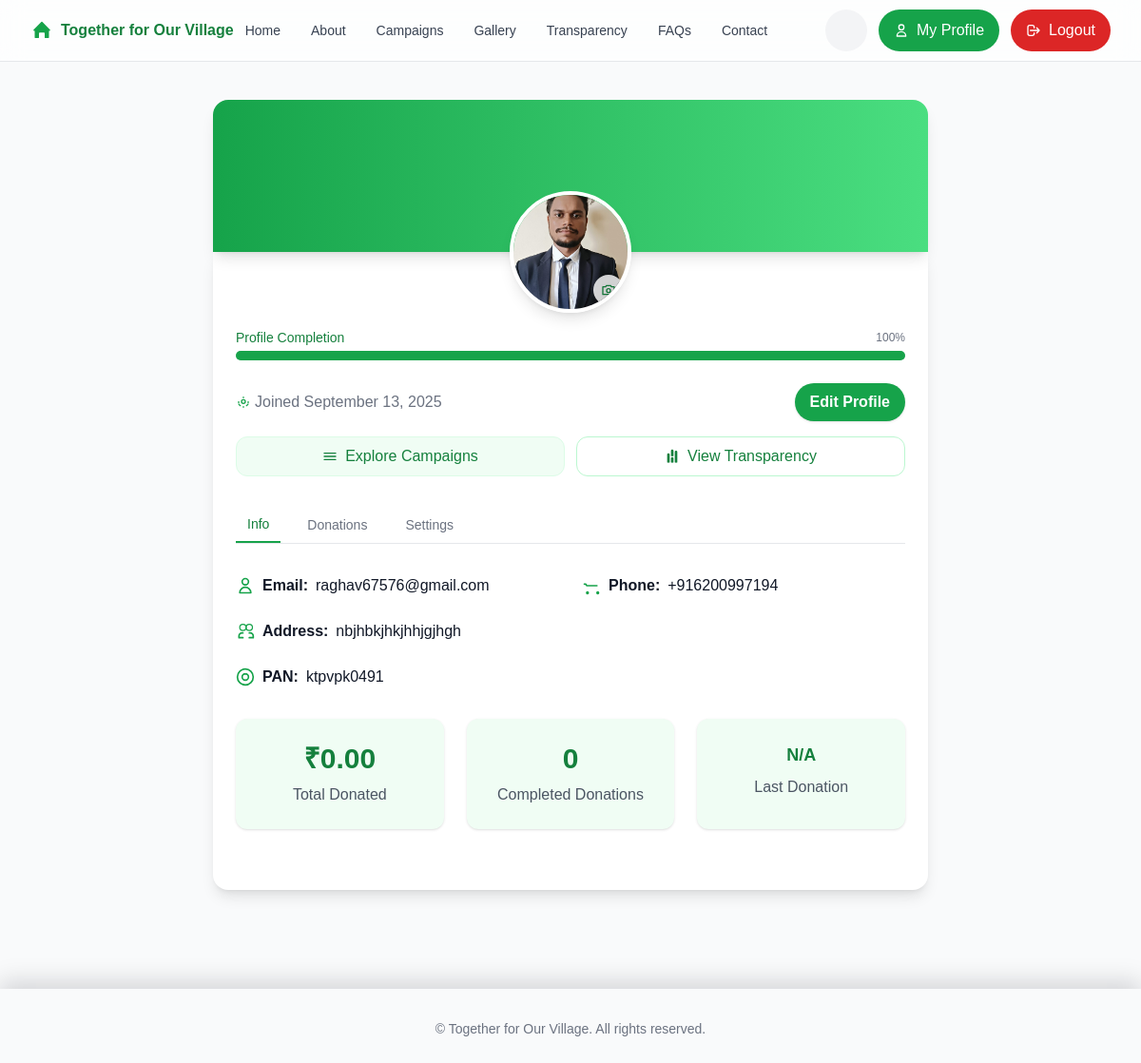
/donor-profile/ (signed in), run on an earlier commit of the app's database.
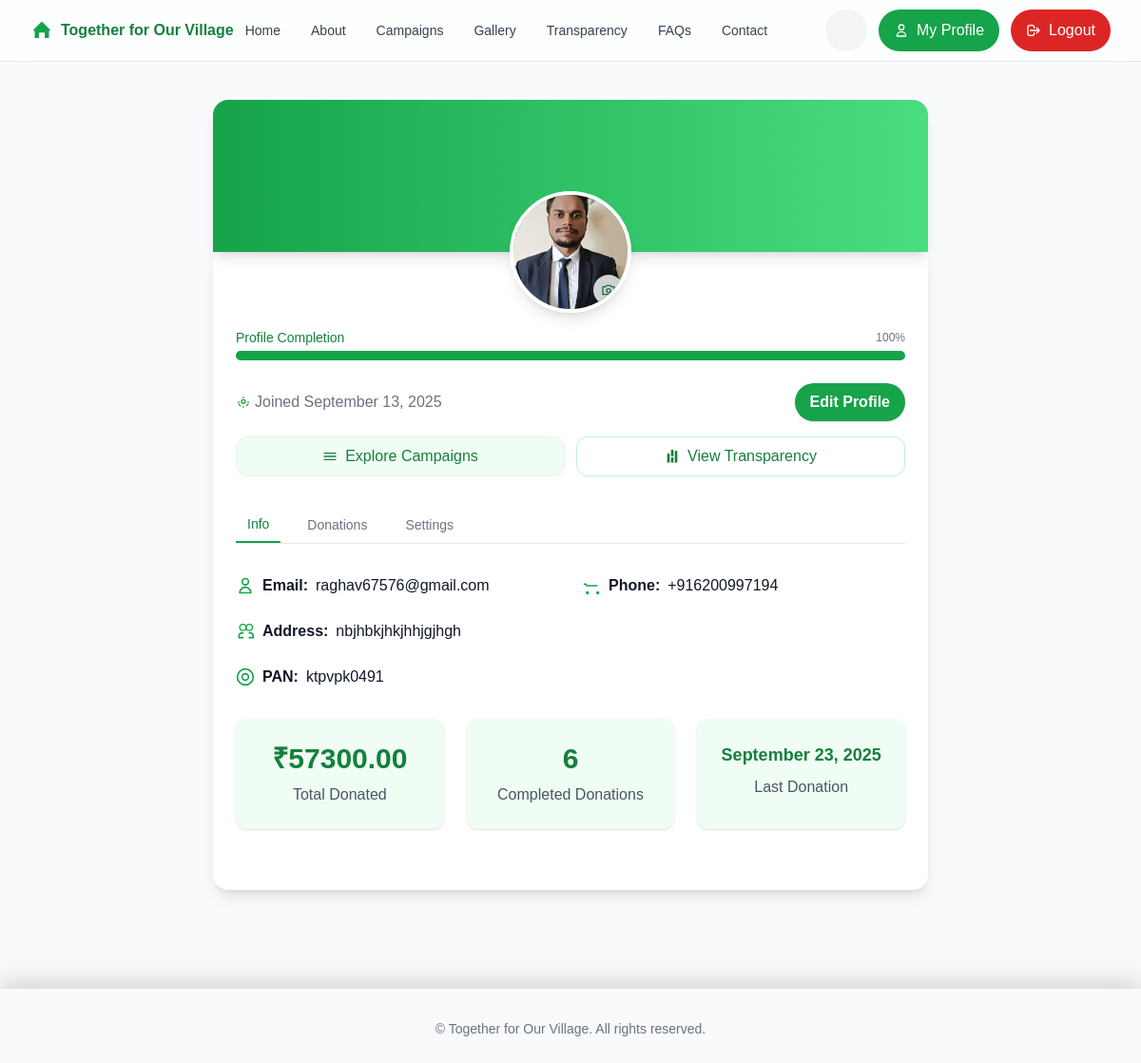
And on a later commit of the database.
### features/models.py (models this page shows, shortened)
class DonorProfile(models.Model):
    user = models.OneToOneField(settings.AUTH_USER_MODEL, on_delete=models.CASCADE)
    phone_number = models.CharField(max_length=15)
    address = models.TextField()
    pan_number = models.CharField(max_length=10, blank=True, null=True)
    total_donations = models.DecimalField(max_digits=10, decimal_places=2, default=0)
    last_donation_date = models.DateTimeField(null=True, blank=True)
    photo = models.ImageField(upload_to="profile_photos/", null=True, blank=True)

### accounts/models.py (models this page shows, shortened)
class CustomUser(AbstractUser):
    username = None
    email = models.EmailField(unique=True)
    full_name = models.CharField(max_length=255)
    is_active = models.BooleanField(default=False)
    failed_login_attempts = models.IntegerField(default=0)
    last_failed_login = models.DateTimeField(null=True, blank=True)
    USERNAME_FIELD = "email"
    REQUIRED_FIELDS = ["full_name"]
    objects = CustomUserManager()

### features/views.py (the view)
# urls.py: path("donor-profile/", views.donor_profile, name="donor_profile"),
@login_required
def donor_profile(request):
    profile, created = DonorProfile.objects.get_or_create(user=request.user)
    donations = Donation.objects.filter(donor=request.user).order_by("-donation_date")
    donations_completed_count = Donation.objects.filter(
        donor=request.user, status="COMPLETED"
    ).count()
    filled = 0
    total = 3  # phone_number, address, photo
    if getattr(profile, "phone_number", None):
        filled += 1
    if getattr(profile, "address", None):
        filled += 1
    if getattr(profile, "photo", None):
        filled += 1
    profile_completion = round((filled / total) * 100) if total else 0
    if request.method == "POST":
        form = DonorProfileForm(request.POST, request.FILES, instance=profile)
        if form.is_valid():
            form.save()
            messages.success(request, "Profile updated successfully!")
            return redirect("features:donor_profile")
    else:
        form = DonorProfileForm(instance=profile)
    context = {
        "form": form,
        "profile": profile,
        "donations": donations,
        "donations_completed_count": donations_completed_count,
        "profile_completion": profile_completion,
    }
    return render(request, "features/donor_profile.html", context)

### features/templates/features/donor_profile.html (shortened to what the changed rows need)
{% extends 'features/base.html' %}
{% block content %}
<div class="max-w-3xl mx-auto py-10 px-2">
    <div
        class="relative h-40 rounded-t-2xl bg-gradient-to-r from-green-600 to-green-400 dark:from-green-700 dark:to-green-500 shadow-lg flex items-end">
        <div class="absolute left-1/2 transform -translate-x-1/2 translate-y-1/2 z-10">
            <div class="w-32 h-32 rounded-full overflow-hidden shadow-lg border-4 border-white dark:border-gray-900 relative group">
                {% if profile.photo %}
                <img src="{{ profile.photo.url }}" alt="Profile Photo" class="w-full h-full object-cover">
                {% else %}
                <img src="https://ui-avatars.com/api/?name={{ profile.full_name|urlencode }}&background=166534&color=fff&size=128"
                    alt="Profile Picture" class="w-full h-full object-cover">
                {% endif %}
                <button type="button" onclick="openEditModal()" aria-label="Change profile photo"
                    class="absolute bottom-1 right-1 p-2 rounded-full bg-white/90 dark:bg-gray-900/80 text-green-700 dark:text-green-300 shadow opacity-90 group-hover:opacity-100 transition">
                    <svg class="w-4 h-4" fill="none" stroke="currentColor" stroke-width="2" viewBox="0 0 24 24">
                        <path stroke-linecap="round" stroke-linejoin="round" d="M3 7h4l2-2h6l2 2h4v12H3z" />
                        <circle cx="12" cy="13" r="3" />
                    </svg>
                </button>
            </div>
        </div>
    </div>
    <div class="bg-white dark:bg-gray-800 rounded-b-2xl shadow-lg pt-20 pb-8 px-6 mt-0">
        <div class="flex flex-col md:flex-row md:items-center md:justify-between mb-4 gap-2">
            <div class="text-center md:text-left">
                <p class="text-gray-500 dark:text-gray-300 flex items-center justify-center md:justify-start gap-1">
                    Joined {{ profile.user.date_joined|date:'F j, Y' }}
                </p>
            </div>
        </div>
        <div id="tab-info">
            <div class="grid grid-cols-1 sm:grid-cols-2 gap-6 mb-8">
                <div class="flex items-center gap-2"><svg class="w-5 h-5 text-green-600" fill="none"
                        stroke="currentColor" stroke-width="2" viewBox="0 0 24 24">
                        <path stroke-linecap="round" stroke-linejoin="round"
                            d="M16 7a4 4 0 01-8 0 4 4 0 018 0zM12 14a7 7 0 00-7 7h14a7 7 0 00-7-7z" />
                    </svg><span class="font-semibold">Email:</span> {{ profile.user.email }}</div>
                <div class="flex items-center gap-2"><svg class="w-5 h-5 text-green-600" fill="none"
                        stroke="currentColor" stroke-width="2" viewBox="0 0 24 24">
                        <path stroke-linecap="round" stroke-linejoin="round" d="M3 10h2l1 2h13" />
                        <circle cx="7" cy="21" r="1" />
                        <circle cx="20" cy="21" r="1" />
                    </svg><span class="font-semibold">Phone:</span> {{ profile.phone_number|default:'N/A' }}</div>
                <div class="flex items-center gap-2 sm:col-span-2"><span class="font-semibold">Address:</span> {{ profile.address|default:'N/A' }}</div>
                <div class="flex items-center gap-2"><span class="font-semibold">PAN:</span> {{ profile.pan_number|default:'N/A' }}</div>
            </div>
            <div class="grid grid-cols-1 sm:grid-cols-3 gap-6 mb-8">
                <div class="bg-green-50 dark:bg-gray-900 rounded-xl p-6 shadow text-center">
                    <div class="text-3xl font-bold text-green-700 mb-2">₹{{ profile.total_donations|default:'0.00' }}
                    </div>
                    <div class="text-gray-600 dark:text-gray-300">Total Donated</div>
                </div>
                <div class="bg-green-50 dark:bg-gray-900 rounded-xl p-6 shadow text-center">
                    <div class="text-3xl font-bold text-green-700 mb-2">{{ donations_completed_count|default:'0' }}
                    </div>
                    <div class="text-gray-600 dark:text-gray-300">Completed Donations</div>
                </div>
                <div class="bg-green-50 dark:bg-gray-900 rounded-xl p-6 shadow text-center">
                    <div class="text-lg font-bold text-green-700 mb-2">{% if profile.last_donation_date %}{{ profile.last_donation_date|date:'F j, Y' }}{% else %}N/A{% endif %}</div>
                    <div class="text-gray-600 dark:text-gray-300">Last Donation</div>
                </div>
            </div>
        </div>
    </div>
</div>
{% endblock %}

What changed in the data, as far as the page shows it:
changed DonorProfile "nbjhbkjhkjhhjgjhgh": total_donations "0.00" → "57300.00"; last_donation_date (not shown) → "September 23, 2025"
Also different on the page:
{{ donations_completed_count|default:'0' }}: "0" → "6"
text no longer shown: "N/A"
